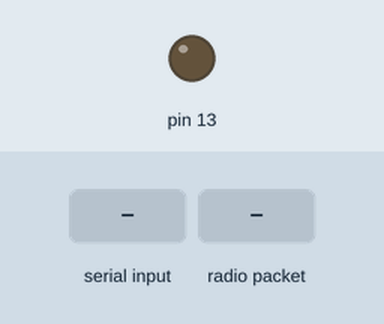
This sketch was run on a simulated Arduino Uno, built with avr-gcc and run on an emulated ATmega328P. On the bench: output pins drawn as LEDs (lit = HIGH). Inputs (shaded band) come from the test bench. No radio packets arrive unless stated; what the sketch prints to the serial monitor is not drawn.

Above: at 1.2 s.
1.3 s: byte 13 ('\r') received over Serial
2.8 s: radio packet "1" arrives
Timing chart, 0 to 5.8 s (numbered marks = the images above; inputs shaded):
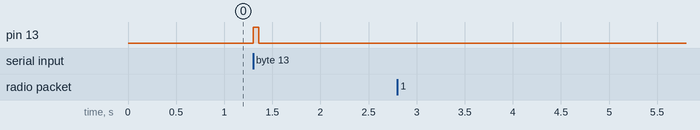

Measured:
- after the input at 1.3 s, pin 13: LOW → HIGH at once, → LOW 0.06 s later
- after the input at 2.8 s, every drawn part: stays the same

The sketch:

tx.ino
```cpp
/*
 * Send serial messages over an RF channel.
 */

#include <VirtualWire.h>


int BOARD_ID;
int RF_BAUD = 4000;

void setup() {
	// set board ID for communications
	BOARD_ID = 0;

	// set up wired serial line
	Serial.begin(9600);

	// set up RF serial TX
	vw_set_rx_pin(11);		// set receive pin for RF link
	vw_set_tx_pin(12);		// set transmit pin for RF link
	vw_setup(RF_BAUD);		// data transfer rate (bits per sec)
	vw_rx_start();			// start the receiver PLL

	// set up pins
	pinMode(13,OUTPUT);
}


void send(char *msg){
	// send a message over the RF serial line
	// TODO append BOARD_ID to all outgoing messages
//	Serial.print("T:");
//	Serial.print(msg);
	digitalWrite(13, 1);
	vw_send((uint8_t *)msg, strlen(msg));
	vw_wait_tx(); // Wait until the whole message is gone
	digitalWrite(13,0);
}


void receive() {
	// receive a message over the RF serial line
	uint8_t buf[VW_MAX_MESSAGE_LEN];
	uint8_t buflen = VW_MAX_MESSAGE_LEN;

//	Serial.print("R:");
	if (vw_get_message(buf, &buflen)) { // non-blocking
		// print whole lines to wired Serial line
		int i = 0;
		while ((char) buf[i] != *"\n") {
			Serial.print((char)buf[i]);
			i++;
		}
		Serial.println(" ");
	}
	else {
//		Serial.print("NO RESPONSE");
	}
}


//int DELAY_LONG = 1000;
//int DELAY_SHORT = 200;
int RESPONSE_DELAY = 1;
String inData;
void loop(){
	// receive messages over wired serial link, then forward over RF serial link,
	// collect response over RF serial link, and forward over wired serial link
	while (Serial.available() > 0)
	{
        	char recieved = Serial.read();  // store character received over wired serial line
        	inData += recieved; 		// append received character to string inData

        	if (recieved == '\r')		// a complete message has arrived
        	{
			char msg[inData.length()];
			inData.toCharArray(msg, inData.length());

            		send(msg);		// forward message over RF serial line

            		inData = ""; 		// clear input string
        	}
		receive();		// receive responses from sent messages
    	}
	receive();			// receive responses from sent messages
}
```
